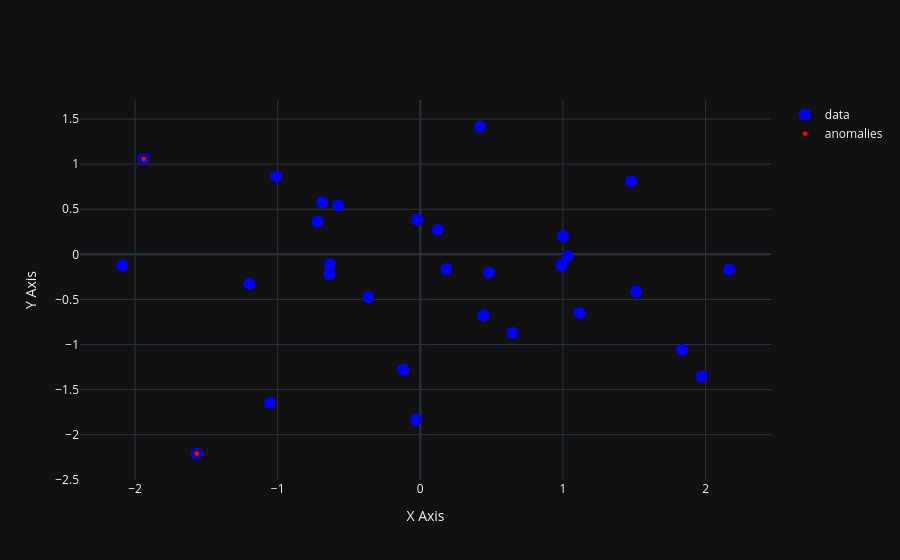

Here is the notebook cell this chart was saved with:
### Markdown cell above
Alternatively, the anomaly points can be shown as smaller, in red, and on top of the data points:

### Code cell
fig = go.Figure()

# All points (larger)
fig.add_trace(go.Scatter(
    x=df1['X'],
    y=df1['Y'],
    mode='markers',
    marker=dict(size=12, color='blue'),
    name='data'
))

# Anomaly points (smaller, on top)
fig.add_trace(go.Scatter(
    x=df2['X'],
    y=df2['Y'],
    mode='markers',
    marker=dict(size=6, color='red', line=dict(width=1, color='black')),
    name='anomalies'
))

fig.update_layout(
    template="plotly_dark",
    xaxis_title="X Axis",
    yaxis_title="Y Axis"
)

fig.show()

### Figure 1 — Plotly figure (JSON) as saved in the notebook; plotly's stock layout.template omitted (floating-point values rounded to 4 significant figures)
{"data": [{"marker": {"color": "blue", "size": 12}, "mode": "markers", "name": "data", "type": "scatter", "x": [1.116, 1.973, 0.1218, -0.02281, 2.164, 0.4817, 1.512, -0.3648, 0.4204, -2.091, -0.721, 0.9905, 0.6456, -1.011, -1.568, 1.034, 1.836, -0.6367, -0.1191, 0.9984, -1.198, -0.6869, 1.478, -0.5766, -0.03037, 0.4417, -0.6354, -1.94, -1.053, 0.1825], "y": [-0.6515, -1.354, 0.2735, 0.3837, -0.1647, -0.2014, -0.4111, -0.4751, 1.418, -0.1199, 0.3637, -0.1213, -0.8701, 0.8637, -2.208, -0.0188, -1.057, -0.218, -1.28, 0.2014, -0.3274, 0.5788, 0.8102, 0.5452, -1.834, -0.6753, -0.1102, 1.06, -1.645, -0.1616]}, {"marker": {"color": "red", "line": {"color": "black", "width": 1}, "size": 6}, "mode": "markers", "name": "anomalies", "type": "scatter", "x": [-1.568, -1.94], "y": [-2.208, 1.06]}], "layout": {"xaxis": {"title": {"text": "X Axis"}}, "yaxis": {"title": {"text": "Y Axis"}}}}
